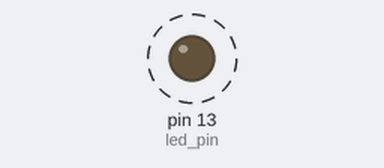
Simulated run of this sketch. Board: Arduino Uno, built with avr-gcc and run on an emulated ATmega328P. On the bench: output pins drawn as LEDs (lit = HIGH). Dashed ring = blinking.

Above: at 0.12 s.
Timing chart, 0 to 3.0 s (numbered marks = the images above):
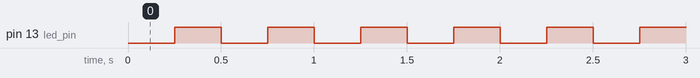

The sketch:

lab1.ino
```cpp
const int led_pin = 13;

// everytime interrupt happen -> Change state
ISR(TIMER1_COMPA_vect){
  PORTB = PORTB^B100000;
}

void setup(){
    DDRB = B100000;           // set the regisster of pin 13 as output mode by DDR
    TCCR1A = 0;               // reset TIMER1 control register by TCCR1
    TCCR1B = 0;
    TCCR1B |= (1<<WGM12);     // Set Clear Timer on Compare Match (CTC) Mode

    /* 0.25s: 4000000clk for 16MHz clk */
    /* 256 prescalar -> 15265 count in 0.25s */
    TCCR1B |= (1<<CS12);      // set the prescaler to adjust 16Mhz to map to 0.25s by TCCR1
    TCNT1=0;                  // reset Timer1 by TCNT
    OCR1A = 15625;            // set compare value by OCR1
    TIMSK1 |= (1 << OCIE1A);  // enable  Timer1 compare interrupt mode by TIMSK
    sei();                    // enable global interrupt
    PORTB = B000000;
}
void loop(){
    // ISR will handle the interrupt
}
```

Measured:
- by itself, pin 13 (led_pin): alternates HIGH for 0.25 s and LOW for 0.25 s
